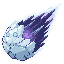

Reproduce this figure in Python.
# r6 onderlaag: model (natief raster) per spritepixel 3x3-blok -> palet, binnen het bevroren silhouet.
import sys; sys.path.insert(0,'r6w')
import numpy as np; from PIL import Image
from p6 import CH,PAL,to_txt,save
n=np.asarray(Image.open('natief.png').convert('RGB')).astype(float)
m=np.load('mask_r1.npy'); ox,oy=11,-4
P=np.array(PAL,float); I={c:i for i,c in enumerate(CH)}
lum=n.mean(2)
o=np.full((64,64),-1); F=np.zeros((64,64))
def blk(j,i):
    y=3*j+oy; x=3*i+ox
    if y<0 or x<0 or y+3>200 or x+3>200: return None
    return n[y:y+3,x:x+3].reshape(-1,3), lum[y:y+3,x:x+3].ravel()
for j in range(64):
    for i in range(64):
        if not m[j,i]: continue
        b=blk(j,i)
        if b is None: o[j,i]=I['W']; continue
        px,l=b
        F[j,i]=(l<60).mean()
        fg=px[l<248] if (l<248).sum()>=3 else px
        med=np.median(fg,0)
        cand='WLMDabcdGg' 
        d=[((med-P[I[c]])**2).sum() for c in cand]
        o[j,i]=I[cand[int(np.argmin(d))]]
np.save('r6w/F.npy',F)
to_txt(o,'r6w/onder.txt'); save(o,'r6w/onder')
